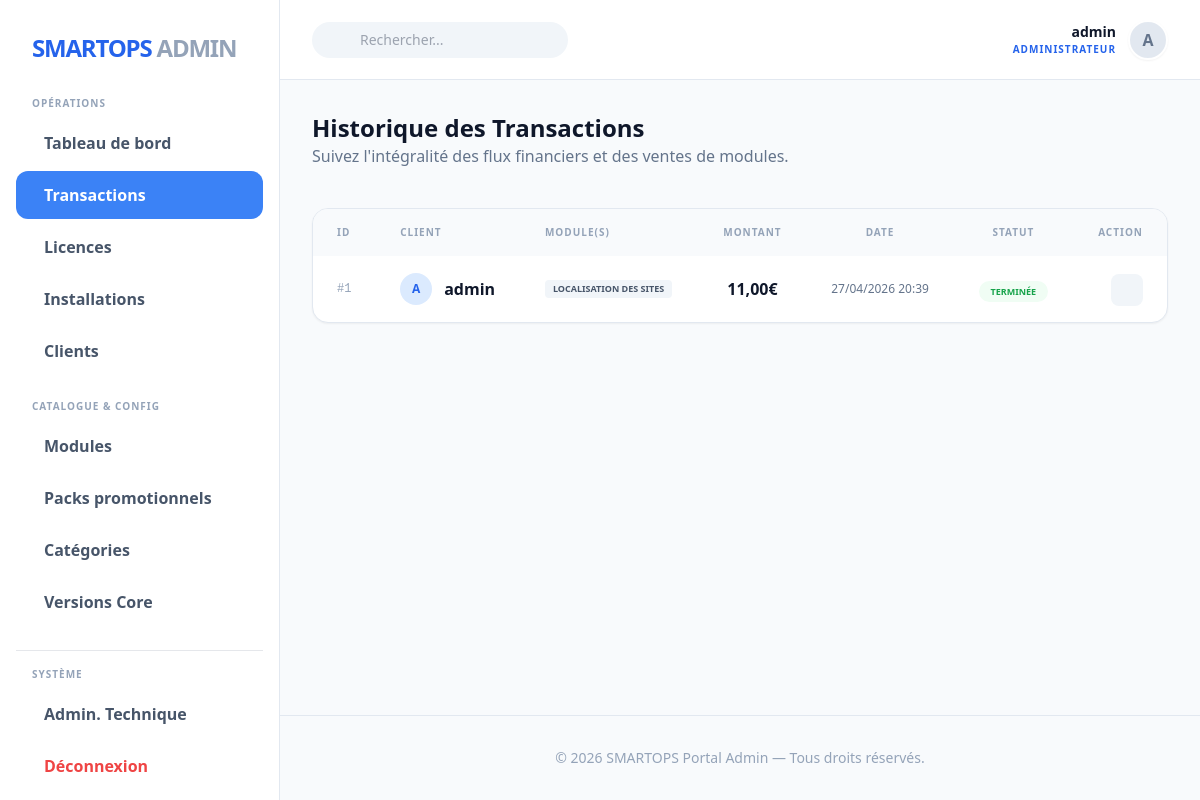
The page /fr/backoffice/transactions/ (signed in) on the database its author committed.
### users/models.py (models this page shows, shortened)
class User(AbstractUser):
    LANGUAGES = [
        ('fr', 'Français'),
        ('en', 'English'),
    ]
    language_preference = models.CharField(
        max_length=5,
        choices=LANGUAGES,
        default='fr',
        verbose_name="Langue préférée"
    )
    is_client = models.BooleanField(
        default=True,
        verbose_name="Est un client"
    )

### payments/models.py (models this page shows, shortened)
class Order(models.Model):
    STATUS_CHOICES = [
        ('pending', _('En attente')),
        ('completed', _('Terminée')),
        ('failed', _('Échouée')),
        ('refunded', _('Remboursée')),
    ]
    user = models.ForeignKey(
        settings.AUTH_USER_MODEL,
        on_delete=models.CASCADE,
        related_name='orders',
        verbose_name="Client"
    )
    status = models.CharField(
        max_length=20,
        choices=STATUS_CHOICES,
        default='pending',
        verbose_name="Statut"
    )
    total_amount = models.DecimalField(
        max_digits=10,
        decimal_places=2,
        verbose_name="Montant total"
    )
    stripe_payment_intent_id = models.CharField(
        max_length=255,
        blank=True,
        null=True,
        verbose_name="ID Paiement Stripe"
    )
    created_at = models.DateTimeField(auto_now_add=True, verbose_name="Date de création")
    updated_at = models.DateTimeField(auto_now=True, verbose_name="Dernière modification")
    class Meta:
        verbose_name = "Commande"
        verbose_name_plural = "Commandes"
        ordering = ['-created_at']

class OrderItem(models.Model):
    order = models.ForeignKey(
        Order,
        on_delete=models.CASCADE,
        related_name='items',
        verbose_name="Commande"
    )
    module = models.ForeignKey(
        Module,
        on_delete=models.SET_NULL,
        null=True,
        blank=True,
        verbose_name="Module"
    )
    bundle = models.ForeignKey(
        ModuleBundle,
        on_delete=models.SET_NULL,
        null=True,
        blank=True,
        verbose_name="Pack"
    )
    price_at_purchase = models.DecimalField(
        max_digits=10,
        decimal_places=2,
        verbose_name="Prix d'achat"
    )
    class Meta:
        verbose_name = "Élément de commande"
        verbose_name_plural = "Éléments de commande"

### catalog/models.py (models this page shows, shortened)
class Module(models.Model):
    name = models.CharField(max_length=255, verbose_name="Nom du module")
    slug = models.SlugField(max_length=255, unique=True, help_text="Slug pour l'URL")
    category = models.ForeignKey(
        Category,
        on_delete=models.SET_NULL,
        null=True,
        related_name="modules",
        verbose_name="Catégorie"
    )
    short_description = models.TextField(
        max_length=500,
        verbose_name="Description courte",
        help_text="Affichée sur les cartes du catalogue."
    )
    description = models.TextField(verbose_name="Description complète")
    featured_image = models.ImageField(
        upload_to='modules/featured/',
        null=True,
        blank=True,
        verbose_name="Image de mise en avant"
    )
    price = models.DecimalField(
        max_digits=10,
        decimal_places=2,
        verbose_name="Prix (Paiement unique)"
    )
    is_active = models.BooleanField(default=True, verbose_name="Actif")
    created_at = models.DateTimeField(auto_now_add=True)
    updated_at = models.DateTimeField(auto_now=True)
    class Meta:
        verbose_name = "Module"
        verbose_name_plural = "Modules"

### backoffice/views.py (the view)
# urls.py: path('transactions/', views.order_list, name='order_list'),
@user_passes_test(is_admin)
def order_list(request):
    orders = Order.objects.all().select_related('user').prefetch_related('items__module').order_by('-created_at')
    return render(request, 'backoffice/order_list.html', {
        'orders': orders,
        'admin_name': request.user.username
    })

### backoffice/views.py (called while the page is built)
def is_admin(user):
    return user.is_superuser

### templates/backoffice/order_list.html (shortened to what this page needs)
{% extends "backoffice/base_backoffice.html" %}
{% block content %}
<div class="mb-10 flex justify-between items-center">
    <div>
        <h2 class="text-2xl font-black text-slate-900">Historique des Transactions</h2>
        <p class="text-slate-500">Suivez l'intégralité des flux financiers et des ventes de modules.</p>
    </div>
</div>
<div class="bg-white rounded-2xl border border-slate-200 shadow-sm overflow-hidden">
    <div class="overflow-x-auto">
        <table class="w-full text-left">
            <thead>
                <tr class="bg-slate-50 text-[10px] uppercase tracking-widest text-slate-400 font-black">
                    <th class="px-6 py-4">ID</th>
                    <th class="px-6 py-4">Client</th>
                    <th class="px-6 py-4">Module(s)</th>
                    <th class="px-6 py-4 text-center">Montant</th>
                    <th class="px-6 py-4 text-center">Date</th>
                    <th class="px-6 py-4 text-center">Statut</th>
                    <th class="px-6 py-4 text-right">Action</th>
                </tr>
            </thead>
            <tbody class="divide-y divide-slate-100">
                {% for order in orders %}
                <tr class="hover:bg-slate-50 transition">
                    <td class="px-6 py-4 font-mono text-xs text-slate-400">#{{ order.id }}</td>
                    <td class="px-6 py-4">
                        <div class="flex items-center gap-3">
                            <div class="h-8 w-8 rounded-full bg-blue-100 text-blue-600 flex items-center justify-center text-xs font-bold">
                                {{ order.user.username|slice:":1"|upper }}
                            </div>
                            <a href="{% url 'backoffice:user_detail' order.user.id %}" class="font-bold text-slate-900 hover:text-blue-600 transition">
                                {{ order.user.username }}
                            </a>
                        </div>
                    </td>
                    <td class="px-6 py-4">
                        <div class="flex flex-wrap gap-1">
                            {% for item in order.items.all %}
                                <span class="px-2 py-0.5 bg-slate-100 text-slate-600 rounded text-[9px] font-bold uppercase">{{ item.module.name }}</span>
                            {% endfor %}
                        </div>
                    </td>
                    <td class="px-6 py-4 text-center font-black text-slate-900">
                        {{ order.total_amount|floatformat:2 }}€
                    </td>
                    <td class="px-6 py-4 text-center text-xs text-slate-500">
                        {{ order.created_at|date:"d/m/Y H:i" }}
                    </td>
                    <td class="px-6 py-4 text-center">
                        {% if order.status == 'completed' %}
                            <span class="px-3 py-1 bg-green-50 text-green-600 rounded-full text-[9px] font-black uppercase">Terminée</span>
                        {% elif order.status == 'pending' %}
                            <span class="px-3 py-1 bg-amber-50 text-orange-600 rounded-full text-[9px] font-black uppercase">En attente</span>
                        {% else %}
                            <span class="px-3 py-1 bg-red-50 text-red-600 rounded-full text-[9px] font-black uppercase">{{ order.status }}</span>
                        {% endif %}
                    </td>
                    <td class="px-6 py-4 text-right">
                        <a href="{% url 'backoffice:order_detail' order.id %}" class="inline-flex h-8 w-8 rounded-lg bg-slate-100 text-slate-500 hover:bg-blue-600 hover:text-white transition items-center justify-center">
                        </a>
                    </td>
                </tr>
                {% empty %}
                <tr>
                    <td colspan="7" class="px-6 py-10 text-center text-slate-400 italic">Aucune transaction enregistrée.</td>
                </tr>
                {% endfor %}
            </tbody>
        </table>
    </div>
</div>
{% endblock %}

### templates/backoffice/base_backoffice.html (shortened to what this page needs)
{% load static i18n %}
<!DOCTYPE html>
<html lang="fr">
<head>
    <script src="https://cdn.tailwindcss.com"></script>
    <link rel="stylesheet" href="https://maxst.icons8.com/vue-static/landings/line-awesome/line-awesome/1.3.0/css/line-awesome.min.css">
</head>
<body class="bg-slate-50 text-slate-900 font-sans">
    <div class="flex">
        <aside class="dashboard-sidebar h-screen sticky top-0 bg-white border-r border-slate-200 overflow-y-auto">
            <div class="p-8">
                <a href="{% url 'backoffice:index' %}" class="flex items-center gap-3">
                    <span class="text-2xl font-black text-blue-600 tracking-tighter">SMARTOPS <span class="text-slate-400">ADMIN</span></span>
                </a>
            </div>
            <nav class="px-4 pb-4">
                <div class="px-4 mb-2 text-[10px] uppercase tracking-widest text-slate-400 font-black">Opérations</div>
                <ul class="space-y-1 mb-6">
                    <li>
                        <a href="{% url 'backoffice:index' %}" class="flex items-center gap-3 px-4 py-3 text-slate-600 rounded-xl hover:bg-blue-50 hover:text-blue-600 transition group ">
                            <span class="font-bold">Tableau de bord</span>
                        </a>
                    </li>
                    <li>
                        <a href="{% url 'backoffice:order_list' %}" class="flex items-center gap-3 px-4 py-3 text-slate-600 rounded-xl hover:bg-blue-50 hover:text-blue-600 transition {% if request.resolver_match.url_name == 'order_list' %}sidebar-active{% endif %}">
                            <span class="font-bold">Transactions</span>
                        </a>
                    </li>
                    <li>
                        <a href="{% url 'backoffice:license_list' %}" class="flex items-center gap-3 px-4 py-3 text-slate-600 rounded-xl hover:bg-blue-50 hover:text-blue-600 transition ">
                            <span class="font-bold">Licences</span>
                        </a>
                    </li>
                    <li>
                        <a href="{% url 'backoffice:installation_list' %}" class="flex items-center gap-3 px-4 py-3 text-slate-600 rounded-xl hover:bg-blue-50 hover:text-blue-600 transition ">
                            <span class="font-bold">Installations</span>
                        </a>
                    </li>
                    <li>
                        <a href="{% url 'backoffice:user_list' %}" class="flex items-center gap-3 px-4 py-3 text-slate-600 rounded-xl hover:bg-blue-50 hover:text-blue-600 transition ">
                            <span class="font-bold">Clients</span>
                        </a>
                    </li>
                </ul>
                <div class="px-4 mb-2 text-[10px] uppercase tracking-widest text-slate-400 font-black">Catalogue & Config</div>
                <ul class="space-y-1 mb-6">
                    <li>
                        <a href="{% url 'backoffice:module_list' %}" class="flex items-center gap-3 px-4 py-3 text-slate-600 rounded-xl hover:bg-blue-50 hover:text-blue-600 transition ">
                            <span class="font-bold">Modules</span>
                        </a>
                    </li>
                    <li>
                        <a href="{% url 'backoffice:bundle_list' %}" class="flex items-center gap-3 px-4 py-3 text-slate-600 rounded-xl hover:bg-blue-50 hover:text-blue-600 transition ">
                            <span class="font-bold">Packs promotionnels</span>
                        </a>
                    </li>
                    <li>
                        <a href="{% url 'backoffice:category_list' %}" class="flex items-center gap-3 px-4 py-3 text-slate-600 rounded-xl hover:bg-blue-50 hover:text-blue-600 transition ">
                            <span class="font-bold">Catégories</span>
                        </a>
                    </li>
                    <li>
                        <a href="{% url 'backoffice:core_version_list' %}" class="flex items-center gap-3 px-4 py-3 text-slate-600 rounded-xl hover:bg-blue-50 hover:text-blue-600 transition ">
                            <span class="font-bold">Versions Core</span>
                        </a>
                    </li>
                </ul>
                <div class="px-4 mb-2 text-[10px] uppercase tracking-widest text-slate-400 font-black border-t pt-4">Système</div>
                <ul class="space-y-1">
                    <li>
                        <a href="/django-admin/" target="_blank" class="flex items-center gap-3 px-4 py-3 text-slate-600 rounded-xl hover:bg-blue-50 hover:text-blue-600 transition">
                            <span class="font-bold">Admin. Technique</span>
                        </a>
                    </li>
                    <li>
                        <a href="{% url 'account_logout' %}" class="flex items-center gap-3 px-4 py-3 text-red-500 rounded-xl hover:bg-red-50 transition">
                            <span class="font-bold">Déconnexion</span>
                        </a>
                    </li>
                </ul>
            </nav>
        </aside>
        <main class="dashboard-body flex flex-col">
            <header class="h-20 bg-white border-b border-slate-200 px-8 flex items-center justify-between">
                <div class="flex items-center gap-4">
                    <div class="relative hidden md:block">
                        <input type="text" placeholder="Rechercher..." class="pl-12 pr-4 py-2 bg-slate-100 border-none rounded-full text-sm focus:ring-2 focus:ring-blue-500 w-64 transition">
                    </div>
                </div>
                <div class="flex items-center gap-6">
                    <div class="flex items-center gap-3">
                        <div class="text-right">
                            <p class="text-sm font-bold text-slate-900">{{ admin_name }}</p>
                            <p class="text-[10px] font-bold text-blue-600 uppercase tracking-widest">Administrateur</p>
                        </div>
                        <div class="h-10 w-10 rounded-full bg-slate-200 flex items-center justify-center text-slate-500 font-bold border-2 border-white shadow-sm">
                            {{ admin_name|slice:":1"|upper }}
                        </div>
                    </div>
                </div>
            </header>
            <div class="p-8">
                {% block content %}{% endblock %}
            </div>
            <footer class="mt-auto p-8 border-t border-slate-200 text-sm text-slate-400 text-center">
                &copy; 2026 SMARTOPS Portal Admin — Tous droits réservés.
            </footer>
        </main>
    </div>
</body>
</html>

### templates/backoffice/base_backoffice.html (style rules this page uses)
.sidebar-active { background: #3b82f6; color: white !important; }
.dashboard-sidebar { width: 280px; transition: all 0.3s; }
.dashboard-body { flex: 1; min-height: 100vh; background: #f8fafc; }

### rows shown on the page
User: username "admin", username "A"
Order: id "1", user.username "A", user.username "admin", total_amount "11,00", created_at "27/04/2026 20:39", status "TERMINÉE"
OrderItem: module.name "LOCALISATION DES SITES"
